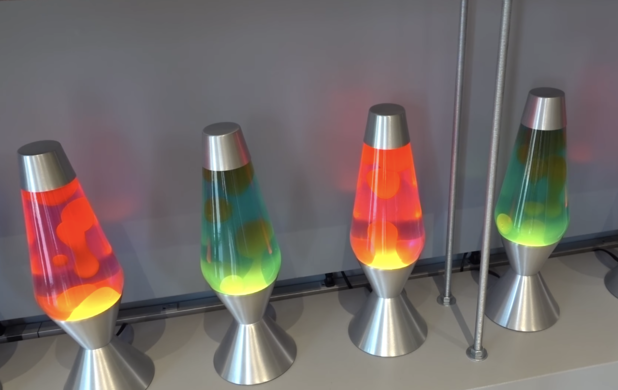
#> input picture Reverse_colors/lamps.png, 618 x 390 px; its folder holds only this picture in this run
$ python reverse_colors.py lamps.png
#> lines starting #> are read from the running program, lines starting #| are printed output that depends on the picture
#!/usr/bin/python3
import numpy as np
import cv2
import os
import sys
from statistics import mean

def script_path(subpath=""):
    if subpath:
        path = os.path.realpath(os.path.dirname(subpath))
    else:
        path = os.path.realpath(os.path.dirname(sys.argv[0]))
    os.chdir(path)
    return path

def file_exists(file):
    if not os.path.exists(file):
        print("no such file:", file)
        sys.exit()

def save_file(file, image):
    imgDir = "analysed"
    if not os.path.exists(imgDir):
        os.makedirs(imgDir)
    path = os.path.join(imgDir, file)
    cv2.imwrite(path, image)
    return True

def usage():
    print("put help content here...\n")
    return True

def show_image(title, img):
    cv2.imshow(title, img)
    cv2.waitKey(0)
    cv2.destroyAllWindows()

def reverse_colors(img):
    ''' both ways should work '''
    reversed = cv2.bitwise_not(img)
    # reversed = (255-img)
    return reversed

def main(args):
    if not args:
        usage()
        sys.exit()
    else:
        file = args[0]
    img = cv2.imread(file)
#> img is the input picture: shape (390, 618, 3); mean B, G, R 104.6, 106.8, 116.7
    # show_image("normal", img)
    reversed = reverse_colors(img)
#> in reverse_colors, `reversed = cv2.bitwise_not(img)`:
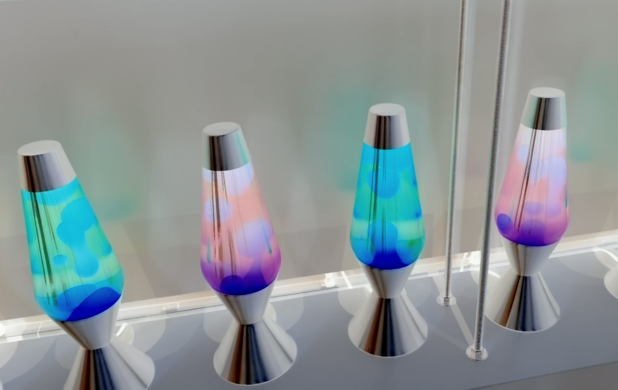
#> reversed: shape (390, 618, 3); mean B, G, R 150.4, 148.2, 138.3
    # show_image("reversed", reversed)
    cv2.imwrite("_reversed.".join(file.split('.')), reversed)
    return True

def list_image_files():
    path = script_path()
    fileTypes = (".png", ".jpeg", ".jpg")
    files = [item for item in os.listdir(path) if item.lower().endswith(fileTypes)]
    return files


if __name__ == "__main__":
    path = script_path()
    main(sys.argv[1:])
